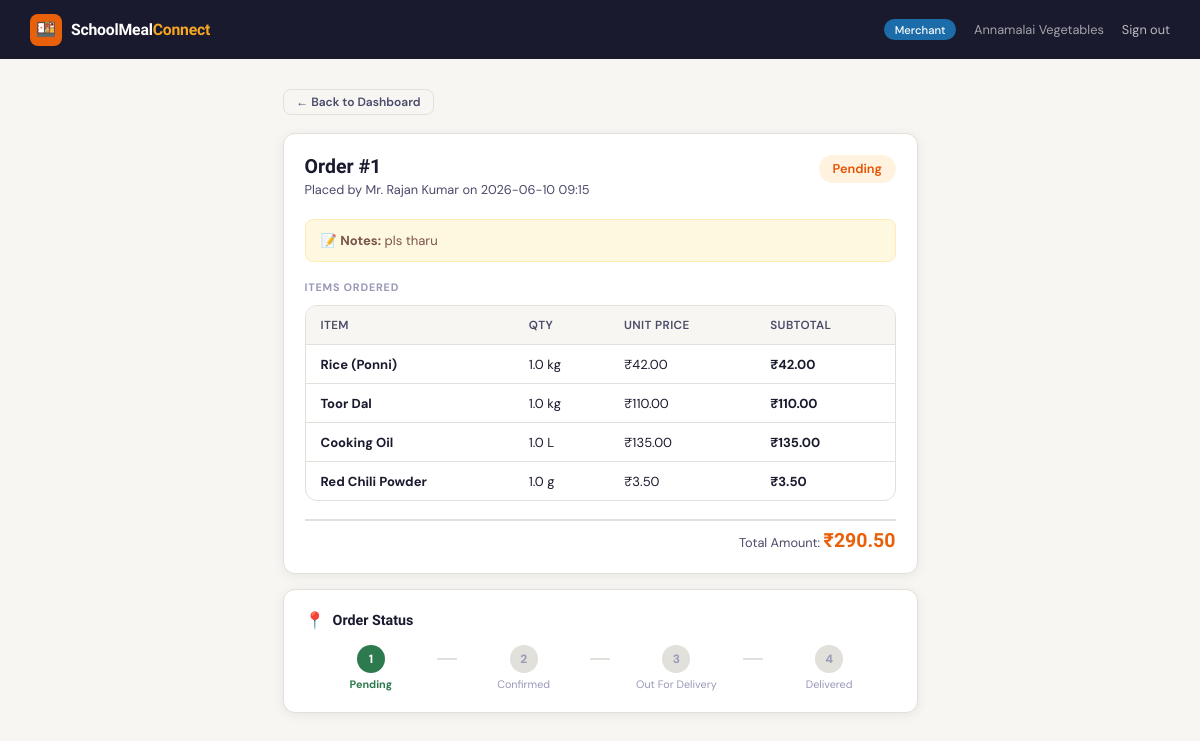
The app's page /order/1 (signed in) with its own data.
### tables this page shows
CREATE TABLE orders (
            id           INTEGER PRIMARY KEY AUTOINCREMENT,
            placed_by    INTEGER NOT NULL REFERENCES users(id),
            delivery_id  INTEGER REFERENCES users(id),
            status       TEXT    NOT NULL DEFAULT 'pending'
                             CHECK(status IN ('pending','confirmed','out_for_delivery','delivered','cancelled')),
            total_amount REAL    NOT NULL DEFAULT 0,
            notes        TEXT,
            created_at   TIMESTAMP DEFAULT CURRENT_TIMESTAMP
        );

CREATE TABLE users (
            id            INTEGER PRIMARY KEY AUTOINCREMENT,
            username      TEXT    UNIQUE NOT NULL,
            password_hash TEXT    NOT NULL,
            role          TEXT    NOT NULL CHECK(role IN ('principal','school_staff','merchant','delivery')),
            name          TEXT    NOT NULL,
            phone         TEXT,
            created_at    TIMESTAMP DEFAULT CURRENT_TIMESTAMP
        );

CREATE TABLE order_items (
            id           INTEGER PRIMARY KEY AUTOINCREMENT,
            order_id     INTEGER NOT NULL REFERENCES orders(id),
            inventory_id INTEGER REFERENCES inventory(id),
            item_name    TEXT    NOT NULL,
            quantity     REAL    NOT NULL,
            unit         TEXT    NOT NULL,
            unit_price   REAL    NOT NULL
        );

### app.py (the view)
@app.route('/order/<int:order_id>')
def order_detail(order_id):
    user = current_user()
    if not user: return redirect(url_for('index'))
    db = get_db()
    order = db.execute('SELECT o.*, u.name as staff_name FROM orders o JOIN users u ON o.placed_by=u.id WHERE o.id=?', (order_id,)).fetchone()
    items = db.execute('SELECT * FROM order_items WHERE order_id=?', (order_id,)).fetchall()
    return render_template('order_detail.html', user=user, order=order, items=items)

### app.py (called while the page is built)
@app.before_request
def setup():
    init_db()

def current_user():
    return session.get('user')

### database.py (called while the page is built)
def get_db():
    if 'db' not in g:
        g.db = sqlite3.connect(DATABASE)
        g.db.row_factory = sqlite3.Row
        g.db.execute("PRAGMA foreign_keys = ON")
    return g.db

### templates/order_detail.html (shortened to what this page needs)
{% extends "base.html" %}
{% block content %}
<div class="page" style="max-width:680px">
  <div style="margin-bottom:1.2rem">
    <a href="{{ url_for('dashboard') }}" class="btn btn-ghost btn-sm">← Back to Dashboard</a>
  </div>
  <div class="card">
    <div style="display:flex;align-items:flex-start;justify-content:space-between;margin-bottom:1.4rem;flex-wrap:wrap;gap:.8rem">
      <div>
        <div style="font-family:'Sora',sans-serif;font-size:1.3rem;font-weight:700;color:var(--ink)">Order #{{ order.id }}</div>
        <div style="font-size:.85rem;color:var(--ink-mid);margin-top:.2rem">Placed by {{ order.staff_name }} on {{ order.created_at[:16] }}</div>
      </div>
      <span class="badge badge-{{ order.status }}" style="font-size:.85rem;padding:.35rem .9rem">{{ order.status.replace('_',' ').title() }}</span>
    </div>
    {% if order.notes %}
    <div style="background:#FFF8E1;border:1px solid #FFECB3;border-radius:8px;padding:.8rem 1rem;margin-bottom:1.2rem;font-size:.87rem;color:#795548">
      📝 <strong>Notes:</strong> {{ order.notes }}
    </div>
    {% endif %}
    <div class="section-label">Items Ordered</div>
    <div class="table-wrap" style="margin-bottom:1.2rem">
      <table>
        <thead><tr><th>Item</th><th>Qty</th><th>Unit Price</th><th>Subtotal</th></tr></thead>
        <tbody>
        {% for item in items %}
          <tr>
            <td><strong>{{ item.item_name }}</strong></td>
            <td>{{ item.quantity }} {{ item.unit }}</td>
            <td>₹{{ "%.2f"|format(item.unit_price) }}</td>
            <td><strong>₹{{ "%.2f"|format(item.quantity * item.unit_price) }}</strong></td>
          </tr>
        {% endfor %}
        </tbody>
      </table>
    </div>
    <div style="text-align:right;padding-top:.5rem;border-top:2px solid var(--border)">
      <span style="font-size:.85rem;color:var(--ink-mid)">Total Amount: </span>
      <span style="font-family:'Sora',sans-serif;font-size:1.3rem;font-weight:700;color:var(--saffron)">₹{{ "%.2f"|format(order.total_amount) }}</span>
    </div>
  </div>
  <div class="card" style="margin-top:1rem">
    <div class="card-title"><span class="icon">📍</span> Order Status</div>
    <div style="display:flex;align-items:center;gap:0;margin-top:.5rem">
      {% set statuses = ['pending','confirmed','out_for_delivery','delivered'] %}
      {% set idx = statuses.index(order.status) if order.status in statuses else 0 %}
      {% for s in statuses %}
      {% set i = loop.index0 %}
      <div style="flex:1;text-align:center">
        <div style="width:28px;height:28px;border-radius:50%;margin:0 auto;display:flex;align-items:center;justify-content:center;font-size:.8rem;font-weight:700;
          background:{% if i <= idx %}var(--leaf){% else %}var(--border){% endif %};
          color:{% if i <= idx %}#fff{% else %}var(--ink-soft){% endif %}">
          {% if i < idx %}✓{% else %}{{ i+1 }}{% endif %}
        </div>
        <div style="font-size:.72rem;color:{% if i==idx %}var(--leaf){% else %}var(--ink-soft){% endif %};font-weight:{% if i==idx %}700{% else %}400{% endif %};margin-top:.3rem">
          {{ s.replace('_',' ').title() }}
        </div>
      </div>
      {% if not loop.last %}
      <div style="flex:0 0 20px;height:2px;background:{% if i < idx %}var(--leaf){% else %}var(--border){% endif %};margin-bottom:18px"></div>
      {% endif %}
      {% endfor %}
    </div>
  </div>
</div>
{% endblock %}

### templates/base.html (style rules this page uses)
:root { --saffron: #E8610A; --turmeric: #F5A623; --leaf: #2D7A4F; --leaf-lt: #EBF6EF; --sky: #1B6CA8; --sky-lt: #EBF4FB; --ink: #1A1A2E; --ink-mid: #4A4A6A; --ink-soft: #9898B8; --bg: #F7F6F2; --card: #FFFFFF; --border: #E2E0DA; --radius: 12px; --shadow: 0 2px 12px rgba(0,0,0,.07); }
*,*::before,*::after { box-sizing:border-box;margin:0;padding:0 }
html { font-size:15px;-webkit-font-smoothing:antialiased }
body { font-family:'DM Sans',sans-serif;background:var(--bg);color:var(--ink);min-height:100vh }
.page { max-width:1200px;margin:0 auto;padding:2rem 1.5rem }
.card { background:var(--card);border:1px solid var(--border);border-radius:var(--radius);padding:1.4rem;box-shadow:var(--shadow) }
.card-title { font-family:'Sora',sans-serif;font-size:.95rem;font-weight:700;color:var(--ink);margin-bottom:1rem;display:flex;align-items:center;gap:.5rem }
.card-title .icon { font-size:1.1rem }
.table-wrap { overflow-x:auto;border-radius:var(--radius);border:1px solid var(--border) }
table { width:100%;border-collapse:collapse;font-size:.87rem }
thead th { background:var(--bg);padding:.75rem 1rem;text-align:left;font-weight:600;color:var(--ink-mid);font-size:.78rem;text-transform:uppercase;letter-spacing:.4px;border-bottom:1px solid var(--border) }
tbody tr { border-bottom:1px solid var(--border);transition:background .15s }
tbody tr:last-child { border-bottom:none }
tbody td { padding:.7rem 1rem;color:var(--ink);vertical-align:middle }
.badge { display:inline-flex;align-items:center;gap:.3rem;padding:.2rem .65rem;border-radius:20px;font-size:.74rem;font-weight:600 }
.badge-pending { background:#FFF3E0;color:#E65100 }
.btn { display:inline-flex;align-items:center;gap:.4rem;padding:.6rem 1.2rem;border-radius:8px;font-family:inherit;font-size:.875rem;font-weight:600;cursor:pointer;border:none;transition:all .2s;text-decoration:none;line-height:1 }
.btn-ghost { background:transparent;color:var(--ink-mid);border:1.5px solid var(--border) }
.btn-sm { padding:.4rem .85rem;font-size:.8rem }
.section-label { font-size:.72rem;font-weight:700;text-transform:uppercase;letter-spacing:.8px;color:var(--ink-soft);margin-bottom:.7rem }

### records on screen
orders: id "1", created_at "2026-06-10 09:15", status.replace "Pending", notes "pls tharu", total_amount "290.50", i+1 "1", replace "Pending"
users: staff_name "Mr. Rajan Kumar"
order_items: item_name "Rice (Ponni)", quantity "1.0", unit "kg", unit_price "42.00", item.quantity*item.unit_price "42.00"
order_items: item_name "Toor Dal", quantity "1.0", unit "kg", unit_price "110.00", item.quantity*item.unit_price "110.00"
order_items: item_name "Cooking Oil", quantity "1.0", unit "L", unit_price "135.00", item.quantity*item.unit_price "135.00"
order_items: item_name "Red Chili Powder", quantity "1.0", unit "g", unit_price "3.50", item.quantity*item.unit_price "3.50"

### other values on screen
{{ session.user.name }} "Annamalai Vegetables"
{{ i+1 }} "2" "3" "4"
{{ s.replace('_',' ').title() }} "Confirmed" "Out For Delivery" "Delivered"
